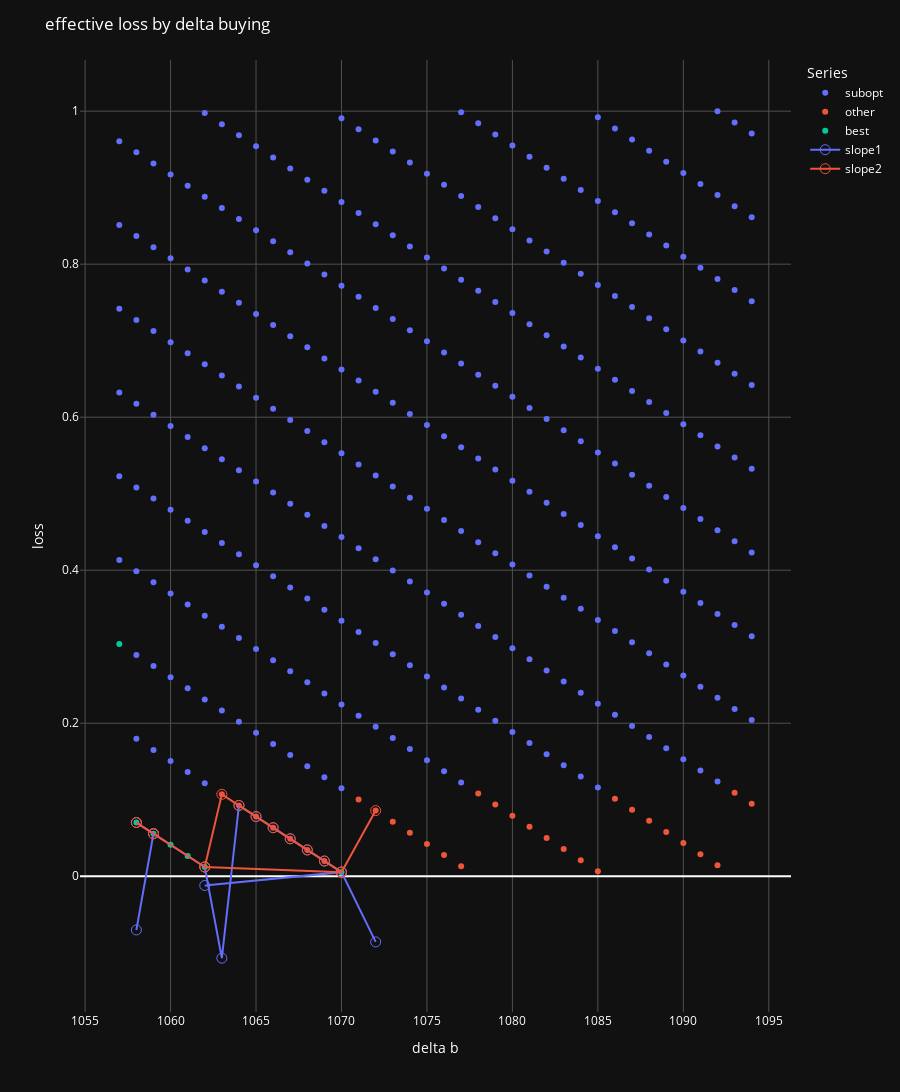

This figure's notebook cell:
### Code cell
# Create an interactive scatter plot
fig = px.scatter(combined_df, x='delta_b', y='loss', color='Series', #size='point_size',
                 hover_data=['delta_b', 'delta_s', 'loss'])

# Add lines for specified series
# for series in slopes_df:
#     fig.add_trace(px.line(series, x='delta_s', y='loss', color='Series').data[0])

# Concatenate all DataFrames in slopes_df
all_slopes_df = pd.concat(slopes_df)
# Create a line plot for all slopes
line_fig = px.line(all_slopes_df, x='delta_b', y='loss', color='Series', hover_data=['delta_b', 'delta_s', 'loss'], markers=True)

# Add each line trace individually
for trace in line_fig.data:
    trace.update(marker=dict(symbol='circle-open', size=10)) 
    fig.add_trace(trace)

# Update marker properties to have darker outlines
# fig.update_traces(marker=dict(line=dict(width=1, color='rgba(40,40,40,1)')))  # Adjust the color as needed

# Update marker properties to remove outlines or match the fill color
fig.update_traces(marker=dict(line=dict(width=0)))  # Removes the outline

# Alternatively, to set the outline to the same color as the fill:
# fig.update_traces(marker=dict(line=dict(width=1, color='SAME_COLOR')))


# Update the layout for dark mode
fig.update_layout(
    title='Scatter Plot in Dark Mode',
    plot_bgcolor='rgb(17,17,17)',  # Dark plot background
    paper_bgcolor='rgb(17,17,17)',  # Dark paper background
    font_color='white',  # White text for better contrast
    xaxis=dict(
        gridcolor='rgb(80,80,80)',  # Darker gridlines
    ),
    yaxis=dict(
        gridcolor='rgb(80,80,80)',  # Darker gridlines
    )
)

# Add plot titles and labels
fig.update_layout(title='effective loss by delta buying',
                  xaxis_title='delta b',
                  yaxis_title='loss',
                  # showlegend=False,
                  height=1600)
                  

# fig.update_yaxes(range=[combined_df['loss'].min(), combined_df['loss'].max()])  # Adjust the range as needed

# # Sort the DataFrame by 'ratio' in descending order
# sorted_df = combined_df.sort_values(by='loss', ascending=False)

# # Adding a line that connects the dots in decreasing order of their y-value
# fig.add_trace(px.line(sorted_df, x='delta_b', y='loss').data[0])

# # Find the five lowest unique y-values (ratios)
# lowest_ratios = combined_df['loss'].unique()
# lowest_ratios.sort()

# # Group by 'ratio' and draw lines for each of the five lowest ratios
# for loss in lowest_ratios[:20]:
#     group = combined_df[combined_df['loss'] == loss]
#     # Sort each group by 'delta_b' to make line connections logical
#     sorted_group = group.sort_values(by='delta_b')
#     fig.add_trace(px.line(sorted_group, x='delta_b', y='loss').data[0])

# # Adjusting the plot size and layout
# fig.update_layout(title='Scatter Plot with Lines for Lowest Y-values',
#                   xaxis_title='Delta_b',
#                   yaxis_title='loss',
#                   height=800)

# Show the plot
fig.show()

### Figure 1 — Plotly figure (JSON) as saved in the notebook; plotly's stock layout.template omitted (floating-point values rounded to 4 significant figures; data arrays with more than 128 entries replaced by an {"elided": "..."} marker saying what was removed)
{"data": [{"customdata": {"elided": "307x1 int values"}, "hovertemplate": "Series=subopt<br>delta_b=%{x}<br>loss=%{y}<br>delta_s=%{customdata[0]}<extra></extra>", "legendgroup": "subopt", "marker": {"color": "#636efa", "line": {"width": 0}, "symbol": "circle"}, "mode": "markers", "name": "subopt", "orientation": "v", "showlegend": true, "type": "scatter", "x": {"elided": "307 int values"}, "xaxis": "x", "y": {"elided": "307 float values"}, "yaxis": "y"}, {"customdata": [[9709], [9718], [9727], [9736], [9745], [9754], [9763], [9782], [9791], [9800], [9809], [9818], [9827], [9836], [9846], [9855], [9864], [9873], [9882], [9891], [9900], [9909], [9919], [9928], [9937], [9946], [9955], [9964], [9973], [9983], [9992]], "hovertemplate": "Series=other<br>delta_b=%{x}<br>loss=%{y}<br>delta_s=%{customdata[0]}<extra></extra>", "legendgroup": "other", "marker": {"color": "#EF553B", "line": {"width": 0}, "symbol": "circle"}, "mode": "markers", "name": "other", "orientation": "v", "showlegend": true, "type": "scatter", "x": [1063, 1064, 1065, 1066, 1067, 1068, 1069, 1071, 1072, 1073, 1074, 1075, 1076, 1077, 1078, 1079, 1080, 1081, 1082, 1083, 1084, 1085, 1086, 1087, 1088, 1089, 1090, 1091, 1092, 1093, 1094], "xaxis": "x", "y": [0.1071, 0.09253, 0.078, 0.06348, 0.04895, 0.03442, 0.0199, 0.1003, 0.08582, 0.07129, 0.05676, 0.04224, 0.02771, 0.01318, 0.1082, 0.09363, 0.0791, 0.06458, 0.05005, 0.03552, 0.021, 0.00647, 0.1014, 0.08691, 0.07239, 0.05786, 0.04333, 0.02881, 0.01428, 0.1093, 0.09473], "yaxis": "y"}, {"customdata": [[9656], [9663], [9672], [9681], [9690], [9699], [9772]], "hovertemplate": "Series=best<br>delta_b=%{x}<br>loss=%{y}<br>delta_s=%{customdata[0]}<extra></extra>", "legendgroup": "best", "marker": {"color": "#00cc96", "line": {"width": 0}, "symbol": "circle"}, "mode": "markers", "name": "best", "orientation": "v", "showlegend": true, "type": "scatter", "x": [1057, 1058, 1059, 1060, 1061, 1062, 1070], "xaxis": "x", "y": [0.3037, 0.07019, 0.05566, 0.04114, 0.02661, 0.01208, 0.005371], "yaxis": "y"}, {"customdata": [[9663], [9672], [9663], [9672], [9699], [9709], [9718], [9727], [9736], [9745], [9754], [9763], [9772], [9699], [9772], [9791]], "hovertemplate": "Series=slope1<br>delta_b=%{x}<br>loss=%{y}<br>delta_s=%{customdata[0]}<extra></extra>", "legendgroup": "slope1", "line": {"color": "#636efa", "dash": "solid"}, "marker": {"line": {"width": 0}, "size": 10, "symbol": "circle-open"}, "mode": "lines+markers", "name": "slope1", "orientation": "v", "showlegend": true, "type": "scatter", "x": [1058, 1059, 1058, 1059, 1062, 1063, 1064, 1065, 1066, 1067, 1068, 1069, 1070, 1062, 1070, 1072], "xaxis": "x", "y": [0.07019, 0.05566, -0.07019, 0.05566, 0.01208, -0.1071, 0.09253, 0.078, 0.06348, 0.04895, 0.03442, 0.0199, 0.005371, -0.01208, 0.005371, -0.08582], "yaxis": "y"}, {"customdata": [[9663], [9672], [9663], [9672], [9699], [9709], [9718], [9727], [9736], [9745], [9754], [9763], [9772], [9699], [9772], [9791]], "hovertemplate": "Series=slope2<br>delta_b=%{x}<br>loss=%{y}<br>delta_s=%{customdata[0]}<extra></extra>", "legendgroup": "slope2", "line": {"color": "#EF553B", "dash": "solid"}, "marker": {"line": {"width": 0}, "size": 10, "symbol": "circle-open"}, "mode": "lines+markers", "name": "slope2", "orientation": "v", "showlegend": true, "type": "scatter", "x": [1058, 1059, 1058, 1059, 1062, 1063, 1064, 1065, 1066, 1067, 1068, 1069, 1070, 1062, 1070, 1072], "xaxis": "x", "y": [0.07019, 0.05566, 0.07019, 0.05566, 0.01208, 0.1071, 0.09253, 0.078, 0.06348, 0.04895, 0.03442, 0.0199, 0.005371, 0.01208, 0.005371, 0.08582], "yaxis": "y"}], "layout": {"font": {"color": "white"}, "height": 1600, "legend": {"title": {"text": "Series"}, "tracegroupgap": 0}, "margin": {"t": 60}, "paper_bgcolor": "rgb(17,17,17)", "plot_bgcolor": "rgb(17,17,17)", "title": {"text": "effective loss by delta buying"}, "xaxis": {"anchor": "y", "domain": [0, 1], "gridcolor": "rgb(80,80,80)", "title": {"text": "delta b"}}, "yaxis": {"anchor": "x", "domain": [0, 1], "gridcolor": "rgb(80,80,80)", "title": {"text": "loss"}}}}
